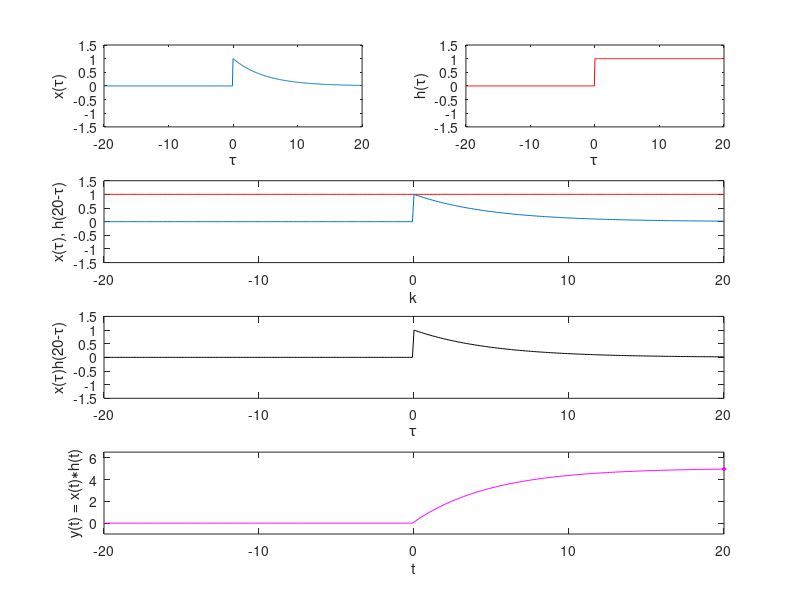

This chart was generated by the following MATLAB code:
clear all
close all
clc

T = 20;
dt = 0.1;
N = T/dt;
t = -T:dt:T;
alpha = exp(-0.2);
x = [zeros(1,N) alpha.^t(end-N:end)];
h = [zeros(1,N) ones(1,N+1)];

y = [];
figure
i = 1;
for n = -N:N
    if mod(n,1/dt) == 0
        subplot(4,2,1)
        plot(t,x,'MarkerFaceColor','blue'), axis([-T T -1.5 1.5]), xlabel('\tau'), ylabel('x(\tau)')
        subplot(4,2,2)
        plot(t,h,'r','MarkerFaceColor','red'), axis([-T T -1.5 1.5]), xlabel('\tau'), ylabel('h(\tau)')
    end
    if n<0
        if mod(n,1/dt) == 0
            subplot(4,2,[3,4])
            plot(t,[h(end-abs(n):-1:1) zeros(1,abs(n))],'r','MarkerFaceColor','red','MarkerSize',10), hold on,
            plot(t,x,'MarkerFaceColor','blue'), axis([-T T -1.5 1.5]), xlabel('\tau'), ylabel(['x(\tau), h(' sprintf('%2.0f',n*dt) '-\tau)'])
            hold off
            subplot(4,2,[5,6])
            plot(t,x.*[h(end-abs(n):-1:1) zeros(1,abs(n))],'k','MarkerFaceColor','black'), axis([-T T -1.5 1.5])
            xlabel('\tau'), ylabel(['x(\tau)h(' sprintf('%2.0f',n*dt) '-\tau)'])
            subplot(4,2,[7,8])
        end
        y = [y sum(x.*[h(end-abs(n):-1:1) zeros(1,abs(n))])*dt];
        if mod(n,1/dt) == 0
            plot(t,[y NaN(1,2*N+1-i)],'m','MarkerFaceColor','magenta'), hold on,
            plot(t(i),y(end),'m','MarkerFaceColor','magenta','MarkerSize',10),
            axis([-T T -1 1/(1-alpha)+1]), xlabel('t'), ylabel('y(t) = x(t)\asth(t)')
        end
    else
        if mod(n,1/dt) == 0
            subplot(4,2,[3,4])
            plot(t,[ones(1,n) h(end:-1:1+n) ],'r','MarkerFaceColor','red','MarkerSize',10), hold on,
            plot(t,x,'MarkerFaceColor','blue'), axis([-T T -1.5 1.5]), xlabel('k'), ylabel(['x(\tau), h(' sprintf('%2.0f',n*dt) '-\tau)'])
            hold off
            subplot(4,2,[5,6])
            plot(t,x.*[zeros(1,n) h(end:-1:1+n)],'k','MarkerFaceColor','black'), axis([-T T -1.5 1.5])
            xlabel('\tau'), ylabel(['x(\tau)h(' sprintf('%2.0f',n*dt) '-\tau)'])
            subplot(4,2,[7,8])
        end
        y = [y sum(x.*[zeros(1,n) h(end:-1:1+n)])*dt];
        if mod(n,1/dt) == 0
            plot(t,[y NaN(1,2*N+1-i)],'m','MarkerFaceColor','magenta'), hold on,
            plot(t(i),y(end),'m','MarkerFaceColor','magenta','MarkerSize',10),
            axis([-T T -1 1/(1-alpha)+1]), xlabel('t'), ylabel('y(t) = x(t)\asth(t)')
        end
    end
    if mod(n,1/dt) == 0
        hold off
        pause
    end
    i = i + 1;
end
